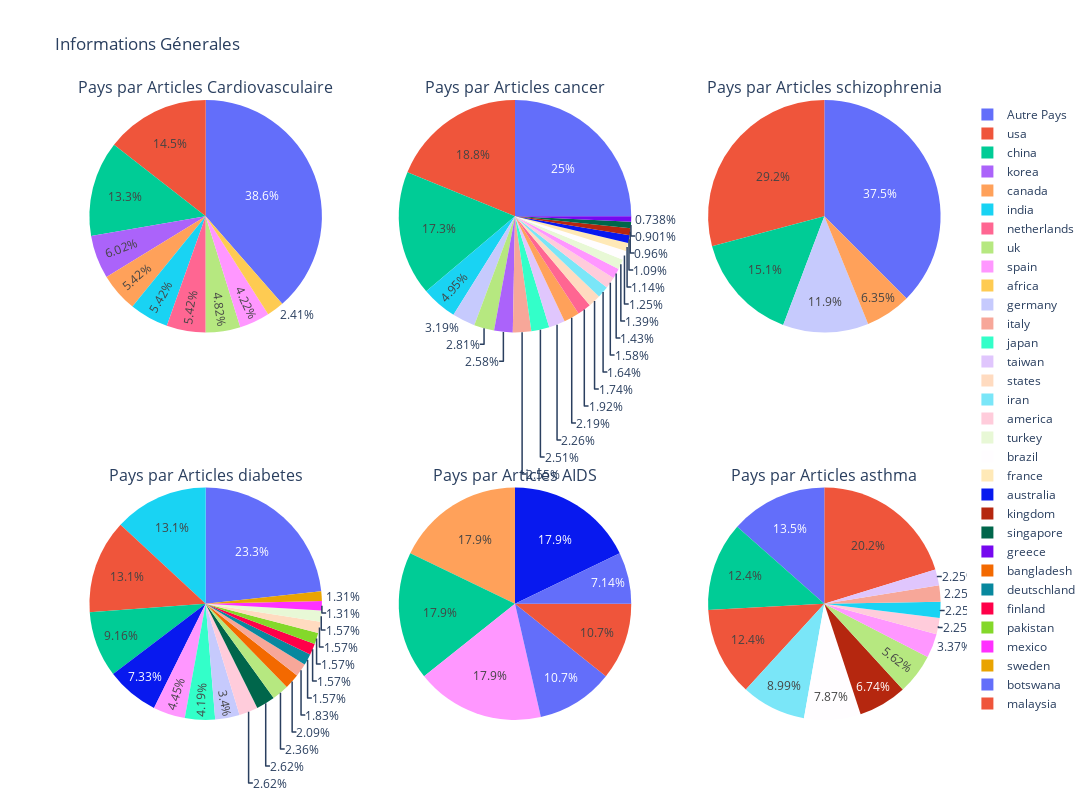

Write notebook code for a chart like this one.
### Code cell
fig_p = make_subplots(2, 3, specs=[[{'type':'domain'},  {'type':'domain'},  {'type':'domain'}],
                                   [ {'type':'domain'}, {'type':'domain'}, {'type':'domain'}]],
                    subplot_titles=['Pays par Articles Cardiovasculaire','Pays par Articles cancer','Pays par Articles schizophrenia',
                                    'Pays par Articles diabetes','Pays par Articles AIDS','Pays par Articles asthma',])


fig_p.add_trace(go.Pie(labels=l1.index, values=l1.values), 1, 1)
fig_p.add_trace(go.Pie(labels=l2.index, values=l2.values), 1, 2)

fig_p.add_trace(go.Pie(labels=l3.index, values=l3.values), 1, 3)
fig_p.add_trace(go.Pie(labels=l4.index, values=l4.values), 2, 1)

fig_p.add_trace(go.Pie(labels=l5.index, values=l5.values), 2, 2)
fig_p.add_trace(go.Pie(labels=l6.index, values=l6.values), 2, 3)

fig_p.update_layout(title_text='Informations Génerales ')
fig_p.update_yaxes(automargin=True)
fig_p['layout'].update(width=1200, height=800, autosize=True)
fig_p.show()

### Figure 1 — Plotly figure (JSON) as saved in the notebook; plotly's stock layout.template omitted (floating-point values rounded to 4 significant figures)
{"data": [{"domain": {"x": [0, 0.2889], "y": [0.625, 1]}, "labels": ["Autre Pays", "africa", "canada", "china", "india", "korea", "netherlands", "spain", "uk", "usa"], "type": "pie", "values": [64, 4, 9, 22, 9, 10, 9, 7, 8, 24]}, {"domain": {"x": [0.3556, 0.6444], "y": [0.625, 1]}, "labels": ["Autre Pays", "america", "australia", "brazil", "canada", "china", "france", "germany", "greece", "india", "iran", "italy", "japan", "kingdom", "korea", "netherlands", "singapore", "spain", "states", "taiwan", "turkey", "uk", "usa"], "type": "pie", "values": [1694, 107, 74, 85, 148, 1175, 77, 216, 50, 335, 111, 173, 170, 65, 175, 130, 61, 97, 118, 153, 94, 190, 1275]}, {"domain": {"x": [0.7111, 1], "y": [0.625, 1]}, "labels": ["Autre Pays", "canada", "china", "germany", "usa"], "type": "pie", "values": [189, 32, 76, 60, 147]}, {"domain": {"x": [0, 0.2889], "y": [0, 0.375]}, "labels": ["Autre Pays", "america", "australia", "bangladesh", "china", "deutschland", "finland", "germany", "india", "italy", "japan", "mexico", "pakistan", "singapore", "spain", "states", "sweden", "turkey", "uk", "usa"], "type": "pie", "values": [89, 10, 28, 8, 35, 6, 6, 13, 50, 7, 16, 5, 6, 10, 17, 6, 5, 6, 9, 50]}, {"domain": {"x": [0.3556, 0.6444], "y": [0, 0.375]}, "labels": ["Autre Pays", "australia", "botswana", "canada", "china", "spain", "usa"], "type": "pie", "values": [2, 5, 3, 5, 5, 5, 3]}, {"domain": {"x": [0.7111, 1], "y": [0, 0.375]}, "labels": ["Autre Pays", "america", "brazil", "china", "india", "iran", "italy", "kingdom", "malaysia", "spain", "taiwan", "uk", "usa"], "type": "pie", "values": [12, 2, 7, 11, 2, 8, 2, 6, 11, 3, 2, 5, 18]}], "layout": {"annotations": [{"font": {"size": 16}, "showarrow": false, "text": "Pays par Articles Cardiovasculaire", "x": 0.1444, "xanchor": "center", "xref": "paper", "y": 1, "yanchor": "bottom", "yref": "paper"}, {"font": {"size": 16}, "showarrow": false, "text": "Pays par Articles cancer", "x": 0.5, "xanchor": "center", "xref": "paper", "y": 1, "yanchor": "bottom", "yref": "paper"}, {"font": {"size": 16}, "showarrow": false, "text": "Pays par Articles schizophrenia", "x": 0.8556, "xanchor": "center", "xref": "paper", "y": 1, "yanchor": "bottom", "yref": "paper"}, {"font": {"size": 16}, "showarrow": false, "text": "Pays par Articles diabetes", "x": 0.1444, "xanchor": "center", "xref": "paper", "y": 0.375, "yanchor": "bottom", "yref": "paper"}, {"font": {"size": 16}, "showarrow": false, "text": "Pays par Articles AIDS", "x": 0.5, "xanchor": "center", "xref": "paper", "y": 0.375, "yanchor": "bottom", "yref": "paper"}, {"font": {"size": 16}, "showarrow": false, "text": "Pays par Articles asthma", "x": 0.8556, "xanchor": "center", "xref": "paper", "y": 0.375, "yanchor": "bottom", "yref": "paper"}], "autosize": true, "height": 800, "title": {"text": "Informations Génerales "}, "width": 1200, "yaxis": {"automargin": true}}}
